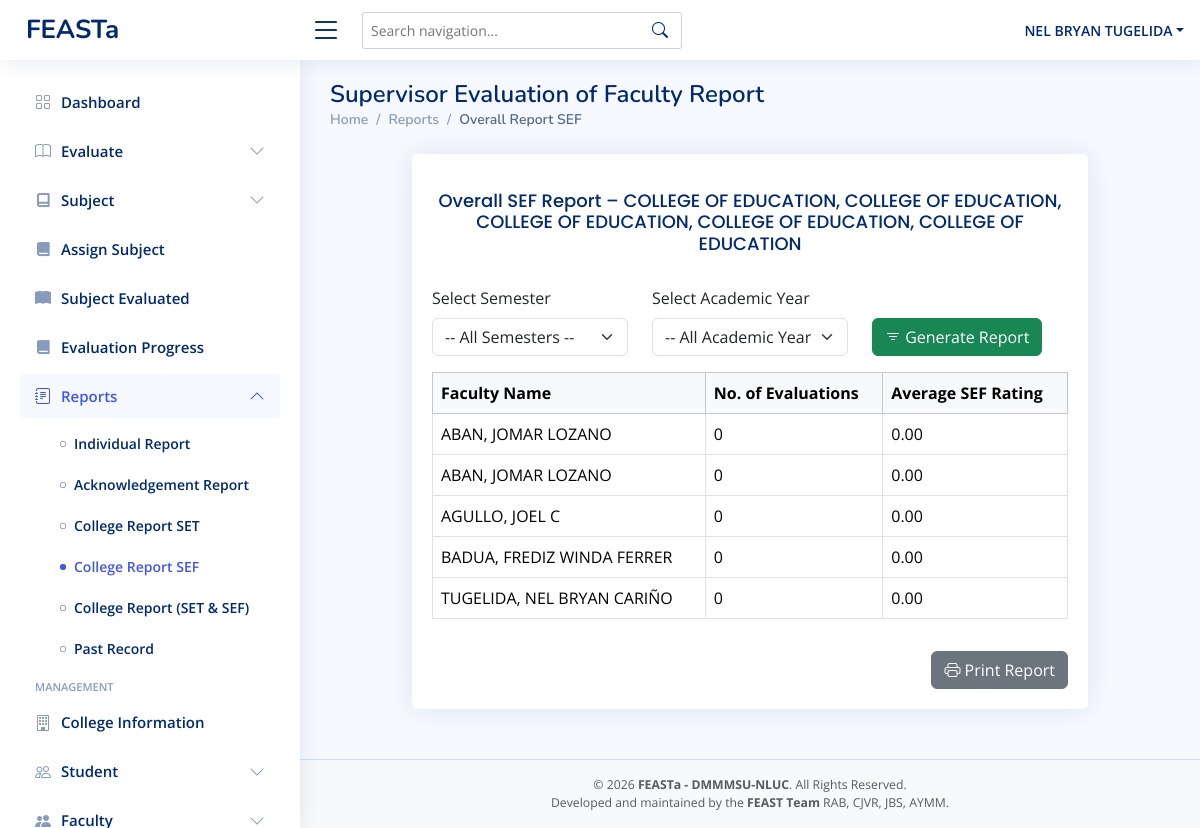
The page /admin-overallreport-sef.php (signed in) on the database its author committed.
### tables this page shows
CREATE TABLE `faculty` (
  `id` int(255) NOT NULL,
  `idnumber` varchar(255) NOT NULL,
  `first_name` varchar(50) NOT NULL,
  `mid_name` varchar(50) DEFAULT NULL,
  `last_name` varchar(50) NOT NULL,
  `password` varchar(255) DEFAULT NULL,
  `college` varchar(255) DEFAULT NULL,
  `program` varchar(255) DEFAULT NULL,
  `faculty_rank` varchar(50) DEFAULT NULL,
  `role` varchar(50) NOT NULL DEFAULT 'faculty',
  `status` varchar(11) NOT NULL DEFAULT 'active'
);

### admin-overallreport-sef.php (the view, shortened to what this page needs)
<?php
include 'conn/conn.php';
$admin_id = $_SESSION['idnumber'];
$stmt = $conn->prepare("SELECT college_name FROM admin_college WHERE admin_idnumber = ?");
$stmt->bind_param("s", $admin_id);
$stmt->execute();
$result = $stmt->get_result();
$college = [];
while ($row = $result->fetch_assoc()) {
  $college[] = $row['college_name'];
}
$admin_college_display = !empty($college) ? implode(', ', $college) : 'No college Assigned';
$semester_filter = isset($_GET['semester']) ? $_GET['semester'] : '';
$year_filter     = isset($_GET['academic_year']) ? $_GET['academic_year'] : '';
$faculties = [];
$admin_assignments = [];
$stmt_admin_dept = $conn->prepare("SELECT college_name, program_name FROM admin_college WHERE admin_idnumber = ?");
$stmt_admin_dept->bind_param("s", $admin_id);
$stmt_admin_dept->execute();
$result = $stmt_admin_dept->get_result();
while ($row = $result->fetch_assoc()) {
  $admin_assignments[] = $row;
}
if (!empty($admin_assignments)) {
  $faculty_query_parts = [];
  $params = [];
  $types = "";
  foreach ($admin_assignments as $assignment) {
    $faculty_query_parts[] = "(college = ? AND program = ?)";
    $params[] = $assignment['college_name'];
    $params[] = $assignment['program_name'];
    $types .= "ss";
  }
  $faculty_where_sql = implode(' OR ', $faculty_query_parts);
  $sql = "
        SELECT idnumber, last_name, first_name, mid_name
        FROM faculty
        WHERE ($faculty_where_sql)
        ORDER BY last_name ASC
    ";
  $query = $conn->prepare($sql);
  $query->bind_param($types, ...$params);
  $query->execute();
  $faculties = $query->get_result()->fetch_all(MYSQLI_ASSOC);
}
$rows = '';
foreach ($faculties as $fac) {
  $fid = $fac['idnumber'];
  $sql = "
    SELECT COUNT(*) AS evals, AVG(computed_rating) AS avg_rating
    FROM admin_evaluation
    WHERE evaluatee_id = ?
  ";
  $params = [$fid];
  $types = "s";
  $stmtEval = $conn->prepare($sql);
  $stmtEval->bind_param($types, ...$params);
  $stmtEval->execute();
  $r = $stmtEval->get_result()->fetch_assoc();
  $count = (int)$r['evals'];
  $avg = $count ? number_format((float)$r['avg_rating'], 2) : '0.00';
  $name = "{$fac['last_name']}, {$fac['first_name']} {$fac['mid_name']}";
  $rows .= "<tr>
              <td>{$name}</td>
              <td>{$count}</td>
              <td>{$avg}</td>
            </tr>";
}
?>
<!DOCTYPE html>
<html lang="en">
<head>
  <?php include 'head.php' ?>
</head>
<body>
  <?php include 'admin-header.php'; ?>
  <?php include 'admin-sidebar.php' ?>
  <main id="main" class="main">
    <div class="pagetitle">
      <h1>Supervisor Evaluation of Faculty Report</h1>
      <nav>
        <ol class="breadcrumb">
          <li class="breadcrumb-item"><a href="admin-dashboard.php">Home</a></li>
          <li class="breadcrumb-item">Reports</li>
          <li class="breadcrumb-item active">Overall Report SEF</li>
        </ol>
      </nav>
    </div>
    <section class="section dashboard">
      <div class="container mt-4">
        <div class="row justify-content-center">
          <div class="col-lg-10">
            <div class="card">
              <div class="card-body">
                <h4 class="card-title text-center my-3">
                  Overall SEF Report – <?= htmlspecialchars($admin_college_display) ?>
                </h4>
                <form method="GET" class="mb-3">
                  <div class="row align-items-end">
                    <div class="col-md-4">
                      <label for="semester" class="form-label">Select Semester</label>
                      <select name="semester" id="semester" class="form-select">
                        <option value="">-- All Semesters --</option>
                      </select>
                    </div>
                    <div class="col-md-4">
                      <label for="academic_year" class="form-label">Select Academic Year</label>
                      <select name="academic_year" id="academic_year" class="form-select">
                        <option value="">-- All Academic Years --</option>
                      </select>
                    </div>
                    <div class="col-md-auto">
                      <button type="submit" class="btn btn-success w-100">
                        <i class="bi bi-filter"></i> Generate Report
                      </button>
                    </div>
                  </div>
                </form>
                <div class="table-responsive">
                  <table class="table table-bordered table-hover">
                    <thead class="table-light">
                      <tr>
                        <th>Faculty Name</th>
                        <th>No. of Evaluations</th>
                        <th>Average SEF Rating</th>
                      </tr>
                    </thead>
                    <tbody>
                      <?= $rows ?>
                    </tbody>
                  </table>
                </div>
                <div class="text-end mt-3">
                  <a href="admin-overallreport-sef-print.php?semester=<?= urlencode($semester_filter) ?>&academic_year=<?= urlencode($year_filter) ?>"
                    class="btn btn-secondary" target="_blank">
                    <i class="bi bi-printer"></i> Print Report
                  </a>
                </div>
              </div>
            </div>
          </div>
        </div>
      </div>
    </section>
  </main>
  <?php include 'footer.php'; ?>
</body>
</html>

### assets/css/style.css (style rules this page uses)
:root { scroll-behavior: smooth; }
body { font-family: "Open Sans", sans-serif; background: #f6f9ff; color: #444444; }
a { color: #4154f1; text-decoration: none; }
h1, h2, h3, h4, h5, h6 { font-family: "Nunito", sans-serif; }
#main { margin-top: 60px; padding: 20px 30px; transition: all 0.3s; }
.pagetitle { margin-bottom: 10px; }
.pagetitle h1 { font-size: 24px; margin-bottom: 0; font-weight: 600; color: #012970; }
.card { margin-bottom: 30px; border: none; border-radius: 5px; box-shadow: 0px 0 30px rgba(1, 41, 112, 0.1); }
.card-title { padding: 20px 0 15px 0; font-size: 18px; font-weight: 500; color: #012970; font-family: "Poppins", sans-serif; }
.card-body { padding: 0 20px 20px 20px; }
.breadcrumb { font-size: 14px; font-family: "Nunito", sans-serif; color: #899bbd; font-weight: 600; }
.breadcrumb a { color: #899bbd; transition: 0.3s; }
.breadcrumb .breadcrumb-item::before { color: #899bbd; }
.breadcrumb .active { color: #51678f; font-weight: 600; }
@media (min-width: 1200px) { #main, #footer { margin-left: 300px; } }

### rows shown on the page
faculty: name "ABAN, JOMAR LOZANO", count "0", avg "0.00"
faculty: name "ABAN, JOMAR LOZANO", count "0", avg "0.00"
faculty: name "AGULLO, JOEL C", count "0", avg "0.00"
faculty: name "BADUA, FREDIZ WINDA FERRER", count "0", avg "0.00"
faculty: name "TUGELIDA, NEL BRYAN CARIÑO", count "0", avg "0.00"

### other values the page prints
$_SESSION['first_name'] "NEL BRYAN"
$_SESSION['last_name'] "TUGELIDA"
$admin_college_display "COLLEGE OF EDUCATION, COLLEGE OF EDUCATION, COLLEGE OF EDUCATION, COLLEGE OF EDUCATION, COLLEGE OF EDUCATION"
